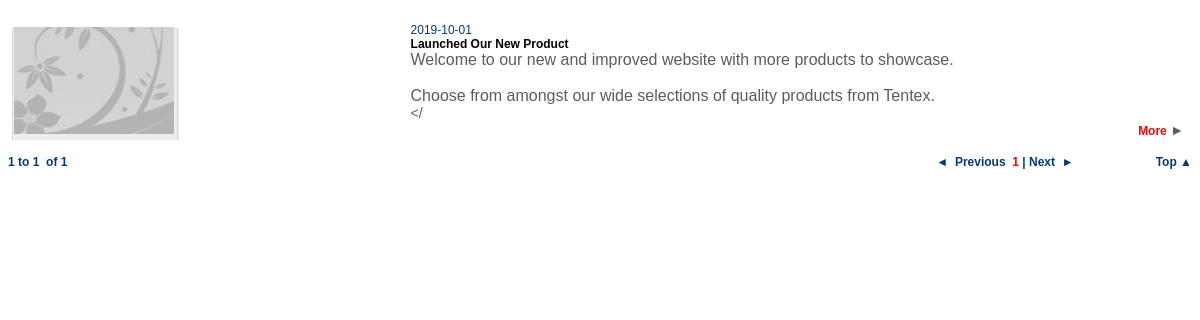
/events_content.php, run on the app's committed database.
### tables this page shows
CREATE TABLE `events_02` (
  `id` int(11) NOT NULL,
  `category` longtext NOT NULL,
  `image1` varchar(250) NOT NULL,
  `image2` varchar(111) NOT NULL,
  `image3` varchar(111) NOT NULL,
  `name` varchar(250) NOT NULL DEFAULT '',
  `status` int(11) NOT NULL DEFAULT 1,
  `pdf_file` varchar(250) NOT NULL DEFAULT '',
  `weblink` varchar(250) NOT NULL DEFAULT '',
  `type` int(11) NOT NULL DEFAULT 2,
  `briefing` varchar(500) NOT NULL,
  `description` longtext NOT NULL,
  `comment_featured` int(2) NOT NULL,
  `date` date NOT NULL DEFAULT '0000-00-00',
  `happening` varchar(250) NOT NULL DEFAULT ''
);

### events_content.php (the view, shortened to what this page needs)
<?php require_once('Connections/pamconnection.php');
$abc=base64_decode($_GET['id']);
$query="select * from events_02 where status=1 and id!='$abc' order by date desc";
$currentPage = $_SERVER["PHP_SELF"];
$maxRows_Rs1 = 5;
$pageNum_Rs1 = 0;
$startRow_Rs1 = $pageNum_Rs1 * $maxRows_Rs1;
mysqli_select_db($conn, $database_pamconnection);
$query_limit_Rs1 = sprintf("%s LIMIT %d, %d", $query, $startRow_Rs1, $maxRows_Rs1);
$Rs1 = mysqli_query($conn, $query_limit_Rs1) or die(mysqli_error());
$row_Rs1 = mysqli_fetch_assoc($Rs1);
if(!empty($_GET['totalRows_Rs1'])) {
  $totalRows_Rs1 = $_GET['totalRows_Rs1'];
} else {
  $all_Rs1 = mysqli_query($conn, $query);
  $totalRows_Rs1 = mysqli_num_rows($all_Rs1);
}
$totalPages_Rs1 = ceil($totalRows_Rs1/$maxRows_Rs1)-1;
$queryString_Rs1 = "";
?>
<link href="css.css" rel="stylesheet" type="text/css">
<table width="100%" border="0" cellpadding="0" cellspacing="0">
  <tr>
    <td>
    <table width="100%" border="0" cellpadding="0" cellspacing="0">
  <tr>
    <td><img src="images/space.gif" width="100" height="6" /></td>
    </tr>
  </table>
    <?php if($row_Rs1!=''){ do{?>
    <table width="100%" border="0" cellpadding="0" cellspacing="0">
    	<tr><td colspan="2" align="center"><img src="images/line_h.gif"><br>
    	    <img src="images/space.gif" width="100" height="6" /><br></td></tr>
      <tr valign="top">
        <td width="34%">
        <table border="0" cellspacing="0" cellpadding="0">
                                  <tr>
                                    <td background="images/frame.gif"><table border="0" cellspacing="0" cellpadding="0">
                                        <tr>
                                          <td align="left" valign="top"><img src="images/space.gif" width="6" height="4"></td>
                                          <td align="left" valign="top"><img src="images/space.gif" width="168" height="4"></td>
                                        </tr>
                                        <tr>
                                          <td align="left" valign="top"><img src="images/space.gif" width="6" height="113"></td>
                                          <td align="left" valign="top">
                                          <a href="javascript:;"><?php if($row_Rs1['image1']!=''){?><img src="cms/news/<?php echo $row_Rs1['image1'];?>" width="160" height="107" border="0" onclick="MM_openBrWindow('enlarge_news.php?id=<?php echo base64_encode($row_Rs1['id'])?>&no=1','','width=500,height=400')" /></a><?php } else echo '<img src="images/default_image_small.jpg" width="160" height="107" border="0">'?>
                                          </td>
                                        </tr>
                                    </table></td>
                                  </tr>
                                </table>
        </td>
        <td width="66%"><table width="100%" border="0" cellpadding="0" cellspacing="0">
          <tr>
            <td class="content_text6"><?php echo $row_Rs1['date'];?></td>
            </tr>
          <tr>
            <td class="title5"><?php echo $row_Rs1['name'];?></td>
            </tr>
          <tr>
            <td><table width="100%" border="0" cellpadding="0" cellspacing="0">
              <tr class="content_text">
                <td width="80%" align="justify">
				<?php echo substr($row_Rs1['description'],0,300);
				if(substr($row_Rs1['description'],300,1)==' '){echo "..";
				}else{echo substr($row_Rs1['description'],300,1);
					if(substr($row_Rs1['description'],301,1)==' '){echo "..";
					}else{echo substr($row_Rs1['description'],301,1);
						if(substr($row_Rs1['description'],302,1)==' '){echo "..";
						}else{echo substr($row_Rs1['description'],302,1);
							if(substr($row_Rs1['description'],303,1)==' '){echo "..";
							}else{echo substr($row_Rs1['description'],303,1);
								if(substr($row_Rs1['description'],304,1)==' '){echo "..";
								}else{echo substr($row_Rs1['description'],304,1);
									if(substr($row_Rs1['description'],305,1)==' '){echo "..";
									}else{echo substr($row_Rs1['description'],305,1);
										if(substr($row_Rs1['description'],306,1)==' '){echo "..";
										}else{echo substr($row_Rs1['description'],306,1);
											if(substr($row_Rs1['description'],307,1)==' '){echo "..";
											}else{echo substr($row_Rs1['description'],307,1);
												if(substr($row_Rs1['description'],308,1)==' '){echo "..";
												}else{echo substr($row_Rs1['description'],308,1);
													if(substr($row_Rs1['description'],309,1)==' '){echo "..";
													}else{echo substr($row_Rs1['description'],309,1);
														if(substr($row_Rs1['description'],310,1)==' '){echo "..";
														}else{echo substr($row_Rs1['description'],310,1);
						}}}}}}}}}}}
				?>
				<?php if ($row_Rs1==''){?><?php echo 'No item posted at the moment'?><?php }?></td>
              </tr>
              </table></td>
          </tr>
        <tr>
        	<td align="right">
<table border="0" cellpadding="0" cellspacing="0" align="right">
                  <tr>
                  	<td align="right"><span class="content_text7"><strong>
                    <a href="news_content.php?news=<?php echo base64_encode($row_Rs1['id']);?>">More</a>
                    </strong></span><strong><span class="content_text">&#9658;</span></strong>&nbsp;&nbsp;</td>
                    </tr>
                  </table>
            </td>
        </tr>
          </table></td>
        </tr>
                <tr><td><img src="images/space.gif" width="100" height="6" /></td>
                </tr>
    </table>
    <?php }while($row_Rs1 = mysqli_fetch_assoc($Rs1));} else echo 'No item posted at the moment'?>
     <table width="100%" border="0" cellpadding="0" cellspacing="0">
    <tr><td colspan="2" align="center"><img src="images/line_h.gif"><br>
        <img src="images/space.gif" width="100" height="6" /><br></td></tr>
    </table>
    <table width="100%" border="0" cellpadding="0" cellspacing="0">
      <tr class="content_text6" style="font-weight:bold;">
        <td width="49%"><?php if ($totalRows_Rs1 > 0 ) {?>
                  <?php echo ($startRow_Rs1 + 1) ?> to <?php echo min($startRow_Rs1 + $maxRows_Rs1, $totalRows_Rs1); echo '&nbsp;';?> of <?php echo $totalRows_Rs1; }?> </td>
        <td width="41%" align="right"><?php if ($totalRows_Rs1 > 0 ) {
					$initialpage=0;
					$totalpg=$totalPages_Rs1+1;?>&#9668;&nbsp;
      <a href="<?php printf("%s?pageNum_Rs1=%d%s", $currentPage, max(0, $pageNum_Rs1 - 1), $queryString_Rs1); ?>">Previous</a>
                  <?php do{
					$initialpage++;
					if($pageNum_Rs1==($initialpage-1)) {
					echo '&nbsp;<span class="title5"><font color=#FF0000>'.$initialpage.'</font></span>&nbsp;|';
					} else {?>
&nbsp;<a href="<?php printf("%s?pageNum_Rs1=%d%s", $currentPage, $initialpage-1, $queryString_Rs1); ?>"><?php echo $initialpage?></a>
              <?php }
					}while($initialpage!=$totalpg);?>
              <a href="<?php printf("%s?pageNum_Rs1=%d%s", $currentPage, min($totalPages_Rs1, $pageNum_Rs1 + 1), $queryString_Rs1); ?>">Next</a>
              &nbsp;&#9658;
	      <?php } ?>
              </td>
              <td width="10%" align="right"><a href="#">Top</a> &#9650;
              </td>
        </tr>
    </table></td>
  </tr>
</table>

### css.css (style rules this page uses)
.content_text { font-family:"Calibri", Arial, Helvetica, sans-serif;color:#5d5c5c; font-size:14px; }
.content_text6 { font-family:"Calibri", Arial, Helvetica, sans-serif;color:#043A77; font-size:12px; }
.content_text6 a:link { font-family:"Calibri", Arial, Helvetica, sans-serif; color:#043A77;font-size:12px; text-decoration:none; }
.content_text7 { font-family:"Calibri", Arial, Helvetica, sans-serif;color:#FF0000; font-size:12px; }
.content_text7 a:link { font-family:"Calibri", Arial, Helvetica, sans-serif; color:#FF0000;font-size:12px; text-decoration:none; }
.title5 { font-family:"Calibri", Arial, Helvetica, sans-serif; font-size:12px; font-weight:bold; color:#000000 }

### data on the page
events_02: date "2019-10-01", name "Launched Our New Product", description "Welcome to our new and improved website with more products to showcase. Choose from amongst our wide selections of quality products from Tentex.", description "<", description "/"

### other printed values
$startRow_Rs1 + 1 "1"
min($startRow_Rs1 + $maxRows_Rs1, $totalRows_Rs1) "1"
$totalRows_Rs1 "1"
